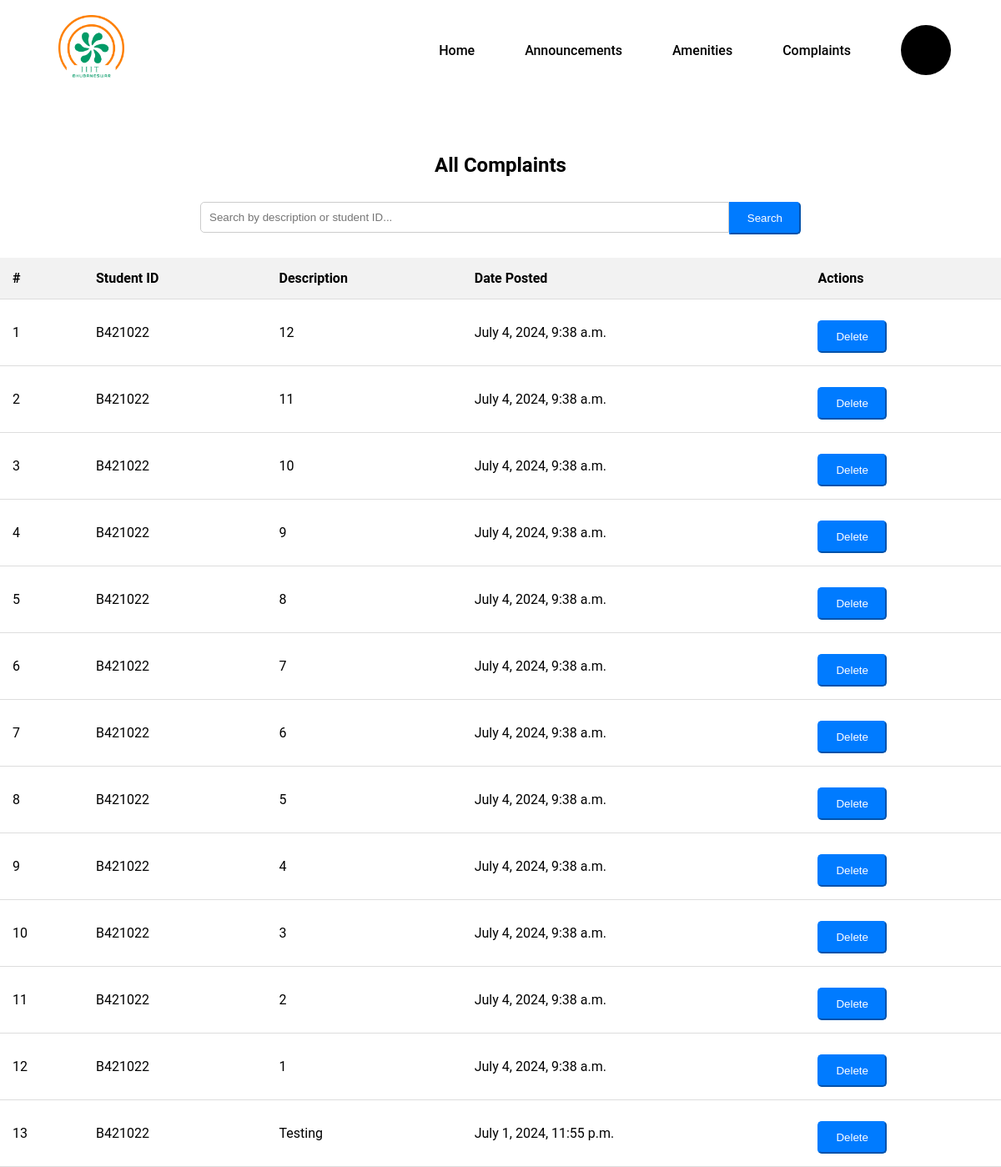
/faculty/complaints/, run on the app's committed database.
### users/models.py (models this page shows, shortened)
class Complaint(models.Model):
    student_id = models.CharField(max_length=20)
    description = models.TextField()
    date_created = models.DateTimeField(auto_now_add=True)

### users/views.py (the view)
# urls.py: path('faculty/complaints/', views.faculty_complaints_list, name='faculty_complaints_list'),
def faculty_complaints_list(request):
    query = request.GET.get('search_query')
    if query:
        complaints = Complaint.objects.filter(
            Q(student_id__icontains=query) |
            Q(description__icontains=query)
        )
    else:
        complaints = Complaint.objects.all().order_by('-date_created')  # Newest complaints first
    context = {
        'complaints': complaints,
    }
    return render(request, 'faculty_complaints_list.html', context)

### users/context_processors.py (called while the page is built)
def cloak_room_settings(request):
    settings = CloakRoomSettings.objects.first()
    return {
        'settings': settings
    }

### users/templates/faculty_complaints_list.html (shortened to what this page needs)
{% extends 'faculty_base.html' %}
{% block content %}
<div class="container mt-4">
    {% load static %}
    <link rel="stylesheet" href="{% static 'css/complaints.css' %}">
    <h2>All Complaints</h2>
    <div class="row mb-3 justify-content-center">
        <div class="col-md-12">
            <form method="GET" action="{% url 'faculty_complaints_list' %}" class="form-inline search-bar">
                <div class="input-group">
                    <input type="text" class="form-control form-control-lg" name="search_query" placeholder="Search by description or student ID..." value="{{ request.GET.search_query }}">
                    <div class="input-group-append">
                        <button type="submit" class="btn btn-primary btn-lg">Search</button>
                    </div>
                </div>
            </form>
        </div>
    </div>
    <table class="table table-striped mt-3">
        <thead>
            <tr>
                <th>#</th>
                <th>Student ID</th>
                <th>Description</th>
                <th>Date Posted</th>
                <th>Actions</th>
            </tr>
        </thead>
        <tbody>
            {% for complaint in complaints %}
            <tr>
                <td>{{ forloop.counter }}</td>
                <td>{{ complaint.student_id|capfirst }}</td>
                <td>{{ complaint.description|capfirst }}</td>
                <td>{{ complaint.date_created }}</td>
                <td>
                    <form action="{% url 'delete_complaint' complaint.id %}" method="post" style="display: inline;">
                        <button type="submit" class="btn btn-primary btn-lg">Delete</button>
                    </form>
                </td>
            </tr>
            {% endfor %}
        </tbody>
    </table>
</div>
{% endblock %}

### static/css/dashboard_styles.css (style rules this page uses)
* { margin: 0; padding: 0; box-sizing: border-box; }
body { font-family: 'Roboto', sans-serif; }

### static/css/complaints.css (style rules this page uses)
.container { margin-top: 4rem; }
h2 { text-align: center; margin-bottom: 20px; }
.search-bar .input-group { width: 60%; margin: 0 auto 20px; display: flex; }
.search-bar .form-control { flex: 1; padding: 10px; border-radius: 5px 0 0 5px; border: 1px solid #ccc; }
.search-bar .input-group-append .btn-primary { background-color: #007bff; border-color: #007bff; padding: 10px 20px; border-radius: 0 5px 5px 0; color: white; }
.table { width: 100%; border-collapse: collapse; }
.table th, .table td { padding: 15px; text-align: left; border-bottom: 1px solid #ddd; }
.table th { background-color: #f2f2f2; }
.mt-4 { margin-top: 4rem !important; }
form { margin-top: 20px; }
form .btn-primary { background-color: #007bff; border-color: #007bff; padding: 10px 20px; border-radius: 5px; color: white; margin-top: 10px; }
form input, form textarea, form select { width: 40%; padding: 10px; margin: 10px 0; border-radius: 5px; border: 1px solid #ccc; }
.justify-content-center { justify-content: center; }

### data on the page
Complaint: student_id "B421022", description "12", date_created "July 4, 2024, 9:38 a.m."
Complaint: student_id "B421022", description "11", date_created "July 4, 2024, 9:38 a.m."
Complaint: student_id "B421022", description "10", date_created "July 4, 2024, 9:38 a.m."
Complaint: student_id "B421022", description "9", date_created "July 4, 2024, 9:38 a.m."
Complaint: student_id "B421022", description "8", date_created "July 4, 2024, 9:38 a.m."
Complaint: student_id "B421022", description "7", date_created "July 4, 2024, 9:38 a.m."
Complaint: student_id "B421022", description "6", date_created "July 4, 2024, 9:38 a.m."
Complaint: student_id "B421022", description "5", date_created "July 4, 2024, 9:38 a.m."
Complaint: student_id "B421022", description "4", date_created "July 4, 2024, 9:38 a.m."
Complaint: student_id "B421022", description "3", date_created "July 4, 2024, 9:38 a.m."
Complaint: student_id "B421022", description "2", date_created "July 4, 2024, 9:38 a.m."
Complaint: student_id "B421022", description "1", date_created "July 4, 2024, 9:38 a.m."
Complaint: student_id "B421022", description "Testing", date_created "July 1, 2024, 11:55 p.m."
